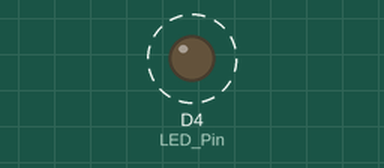
A sketch run on a simulated ESP8266 (NodeMCU). On the bench: output pins drawn as LEDs (lit = HIGH). Dashed ring = blinking. What the sketch prints to the serial monitor is not drawn.

Above: at 0.5 s.
Timing chart, 0 to 4.6 s (numbered marks = the images above):
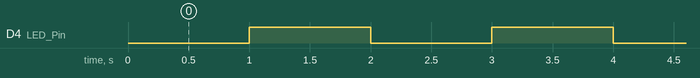

The sketch:

blinky-hello-world.ino
```cpp
uint8_t LED_Pin = D4;

void setup() {
  // put your setup code here, to run once:
  Serial.begin(9600);
  pinMode(LED_Pin, OUTPUT);
}

void loop() {
  // put your main code here, to run repeatedly:
  Serial.println("Hello wifi world");
  delay(1000);
  digitalWrite(LED_Pin, !digitalRead(LED_Pin));
}
```

Measured:
- by itself, D4 (LED_Pin): alternates HIGH for 1.0 s and LOW for 1.0 s
